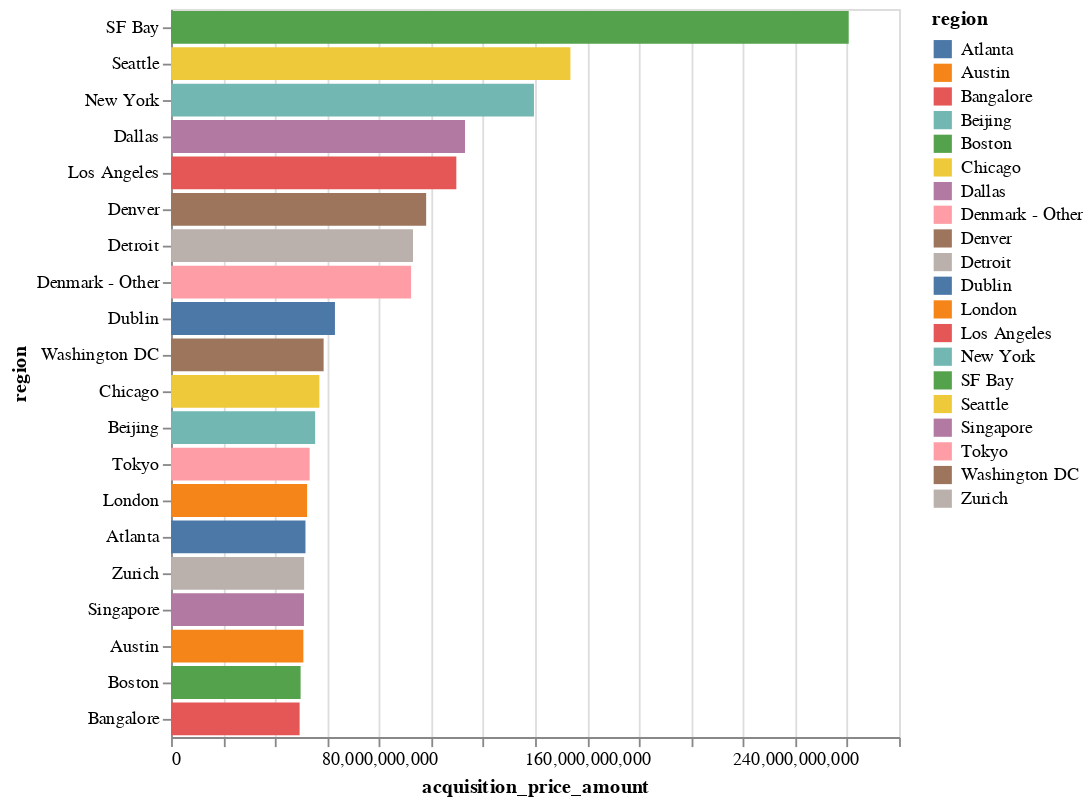

Source (notebook cell):
### Code cell
# Acquisition Amount per Region // TOP 20
meet_Ls=data.pivot_table(values=['acquisition_price_amount'], index='region', aggfunc=np.sum).reset_index().sort_values('acquisition_price_amount', ascending=False).head(20)
alt.Chart(meet_Ls).mark_bar().encode(x='acquisition_price_amount', y=alt.Y('region:N', sort='-x'), color='region', tooltip=['region']).interactive()

### Figure 1 — Vega-Lite specification as saved in the notebook (floating-point values rounded to 4 significant figures)
{"config": {"view": {"continuousWidth": 400, "continuousHeight": 300}}, "data": {"name": "data-51dc3457b1e81b583f263cf0f3147a2e"}, "mark": "bar", "encoding": {"color": {"type": "nominal", "field": "region"}, "tooltip": [{"type": "nominal", "field": "region"}], "x": {"type": "quantitative", "field": "acquisition_price_amount"}, "y": {"type": "nominal", "field": "region", "sort": "-x"}}, "selection": {"selector004": {"type": "interval", "bind": "scales", "encodings": ["x", "y"]}}, "$schema": "https://vega.github.io/schema/vega-lite/v4.8.1.json", "datasets": {"data-51dc3457b1e81b583f263cf0f3147a2e": [{"region": "SF Bay", "acquisition_price_amount": 260600000000.0}, {"region": "Seattle", "acquisition_price_amount": 153600000000.0}, {"region": "New York", "acquisition_price_amount": 139600000000.0}, {"region": "Dallas", "acquisition_price_amount": 113000000000.0}, {"region": "Los Angeles", "acquisition_price_amount": 109700000000.0}, {"region": "Denver", "acquisition_price_amount": 98110000000.0}, {"region": "Detroit", "acquisition_price_amount": 93040000000.0}, {"region": "Denmark - Other", "acquisition_price_amount": 92300000000.0}, {"region": "Dublin", "acquisition_price_amount": 63020000000.0}, {"region": "Washington DC", "acquisition_price_amount": 58670000000.0}, {"region": "Chicago", "acquisition_price_amount": 57030000000.0}, {"region": "Beijing", "acquisition_price_amount": 55410000000.0}, {"region": "Tokyo", "acquisition_price_amount": 53300000000.0}, {"region": "London", "acquisition_price_amount": 52310000000.0}, {"region": "Atlanta", "acquisition_price_amount": 51690000000.0}, {"region": "Zurich", "acquisition_price_amount": 51160000000.0}, {"region": "Singapore", "acquisition_price_amount": 51110000000.0}, {"region": "Austin", "acquisition_price_amount": 50880000000.0}, {"region": "Boston", "acquisition_price_amount": 49820000000.0}, {"region": "Bangalore", "acquisition_price_amount": 49440000000.0}]}}
